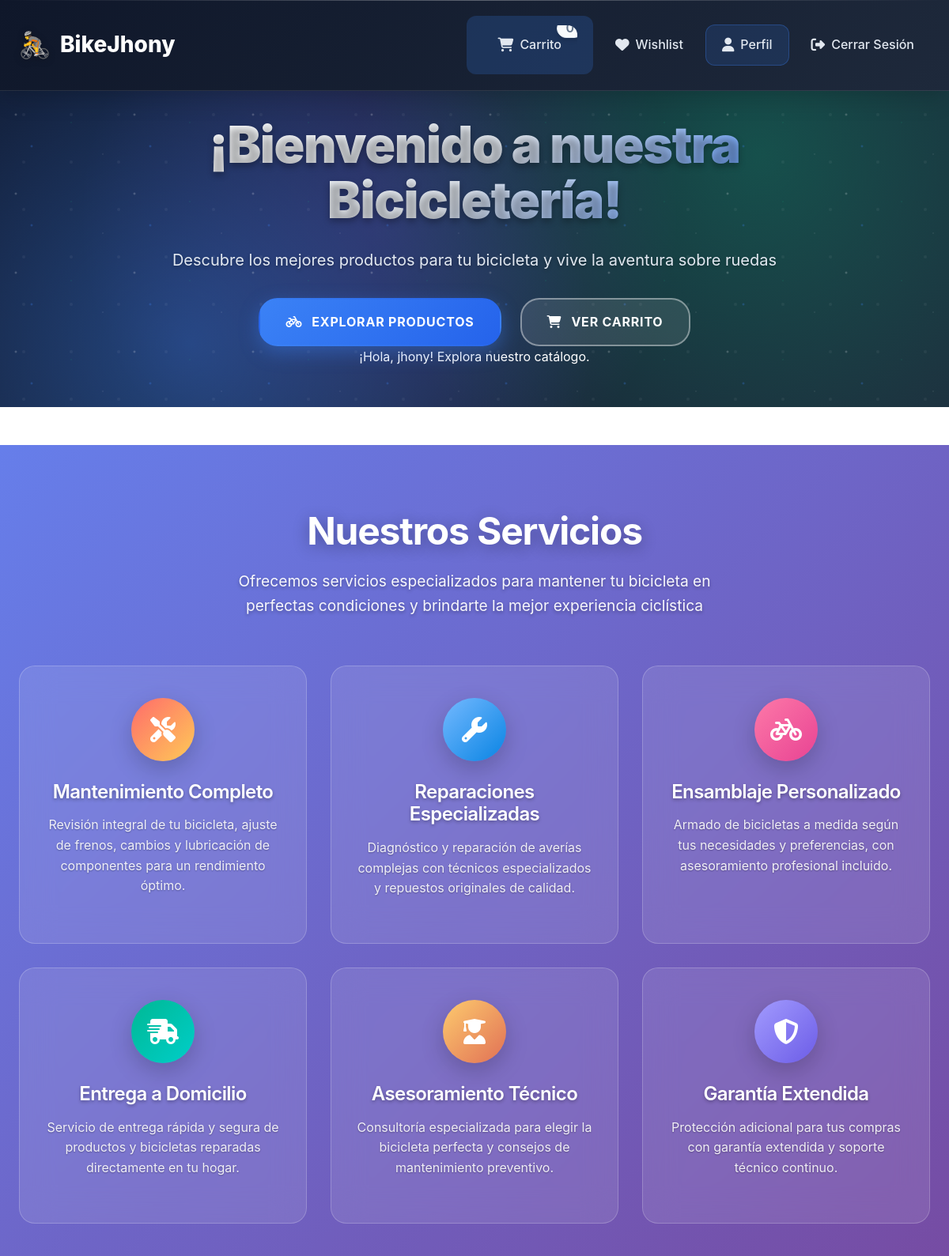
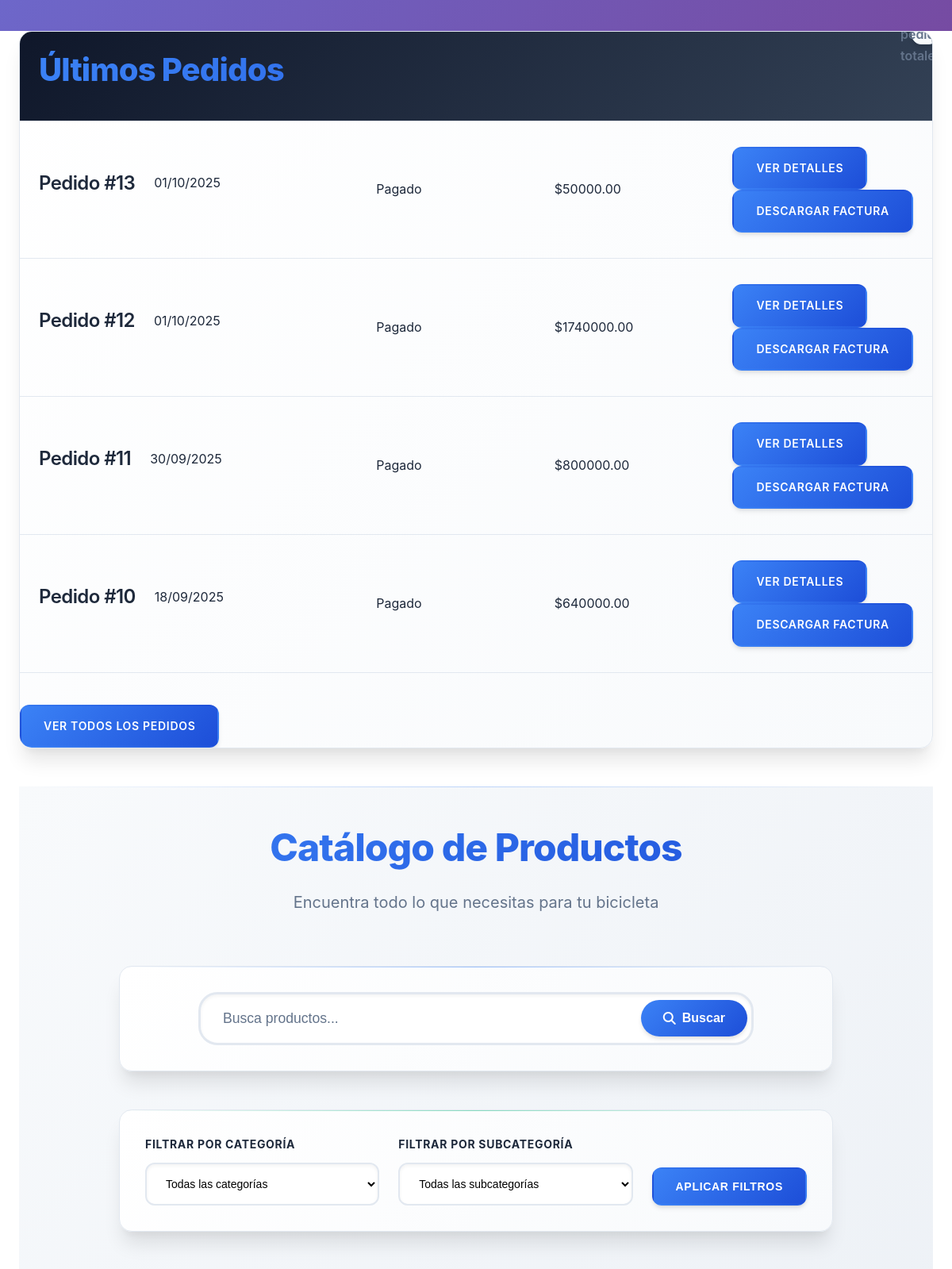
The page /dashboard/client_dashboard (signed in, upper part) on the database its author committed (2 pictures, top to bottom).
### models/user.py (models this page shows, shortened)
class User(db.Model, UserMixin):
    __tablename__ = 'usuarios'
    id = db.Column(db.Integer, primary_key=True)
    nombre_usuario = db.Column(db.String(50), unique=True, nullable=False)
    contrasena = db.Column(db.String(128), nullable=False)
    correo = db.Column(db.String(120), unique=True, nullable=False)
    telefono = db.Column(db.String(20))
    apellido = db.Column(db.String(50))
    rol = db.Column(db.String(20), nullable=False, default='cliente')

### models/pedido.py (models this page shows)
class Pedido(db.Model):
    __tablename__ = 'pedidos'
    id = db.Column(db.Integer, primary_key=True)
    usuario_id = db.Column(db.Integer, db.ForeignKey('usuarios.id'))
    direccion_id = db.Column(db.Integer, db.ForeignKey('direcciones.id'))
    monto_total = db.Column(db.Numeric(10, 2), nullable=False)
    metodo_pago = db.Column(db.String(20), nullable=False)
    estado = db.Column(db.String(20), default='pendiente')
    fecha_creacion = db.Column(db.DateTime, default=db.func.current_timestamp())
    usuario = db.relationship('User', backref='pedidos')
    detalles = db.relationship('DetallePedido', back_populates='pedido', lazy=True)
    direccion = db.relationship('Direccion', backref='pedidos')

### routes/dashboard.py (the view)
@dashboard_bp.route('/client_dashboard', methods=['GET', 'POST'])
@login_required
def client_dashboard():
    if current_user.rol not in ['cliente', 'vendedor']:
        flash('Acceso denegado', 'danger')
        return redirect(url_for('auth.login'))
    pedidos = Pedido.query.filter_by(usuario_id=current_user.id).order_by(Pedido.fecha_creacion.desc()).all()
    categories = Categoria.query.all()
    subcategories = Subcategoria.query.all()
    search_query = request.form.get('search', '').strip() if request.method == 'POST' else request.args.get('search', '').strip()
    selected_category_id = request.form.get('category_id') if request.method == 'POST' else request.args.get('category_id', '')
    selected_subcategory_id = request.form.get('subcategory_id') if request.method == 'POST' else request.args.get('subcategory_id', '')
    products = []
    favorites = set()  # Set de IDs de productos en wishlist
    if current_user.rol == 'cliente':
        query = Product.query
        if search_query:
            query = query.filter(or_(
                Product.nombre.ilike(f'%{search_query}%'),
                Product.descripcion.ilike(f'%{search_query}%')
            ))
        if selected_subcategory_id and selected_subcategory_id != "":
            query = query.filter_by(subcategoria_id=selected_subcategory_id)
        elif selected_category_id and selected_category_id != "":
            query = query.join(Product.subcategoria).join(Subcategoria.categoria).filter(Categoria.id == selected_category_id)
        products = query.all()
        wishlist_items = Wishlist.query.filter_by(user_id=current_user.id).all()
        favorites = {item.product_id for item in wishlist_items}
    return render_template('usuarios_dashboard.html', pedidos=pedidos, products=products, rol=current_user.rol,
                           categories=categories, subcategories=subcategories,
                           selected_category_id=selected_category_id, selected_subcategory_id=selected_subcategory_id,
                           favorites=favorites)

### app.py (called while the page is built)
@login_manager.user_loader
def load_user(user_id):
    return db.session.get(User, int(user_id))

### templates/usuarios_dashboard.html (shortened to what this page needs)
{% extends 'base.html' %}
{% block content %}
{% if rol == 'cliente' %}
    <div class="hero">
        <div class="hero-background"></div>
        <div class="hero-content">
            <h1 class="hero-title">¡Bienvenido a nuestra Bicicletería!</h1>
            <p class="hero-subtitle">Descubre los mejores productos para tu bicicleta y vive la aventura sobre ruedas</p>
            <div class="hero-buttons">
                <a href="#products" class="hero-btn hero-btn-primary"><i class="fas fa-bicycle"></i> Explorar Productos</a>
                <a href="{{ url_for('cart.cart') }}" class="hero-btn hero-btn-outline"><i class="fas fa-shopping-cart"></i> Ver Carrito</a>
            </div>
            <p>¡Hola, {{ current_user.nombre_usuario }}! Explora nuestro catálogo.</p>
        </div>
    </div>
    <section class="services-section">
        <div class="container services-container">
            <div class="services-header">
                <h2 class="services-title">Nuestros Servicios</h2>
                <p class="services-subtitle">Ofrecemos servicios especializados para mantener tu bicicleta en perfectas condiciones y brindarte la mejor experiencia ciclística</p>
            </div>
            <div class="services-grid">
                <div class="service-card">
                    <div class="service-icon">
                        <i class="fas fa-tools"></i>
                    </div>
                    <h3 class="service-title">Mantenimiento Completo</h3>
                    <p class="service-description">Revisión integral de tu bicicleta, ajuste de frenos, cambios y lubricación de componentes para un rendimiento óptimo.</p>
                </div>
                <div class="service-card">
                    <div class="service-icon">
                        <i class="fas fa-wrench"></i>
                    </div>
                    <h3 class="service-title">Reparaciones Especializadas</h3>
                    <p class="service-description">Diagnóstico y reparación de averías complejas con técnicos especializados y repuestos originales de calidad.</p>
                </div>
                <div class="service-card">
                    <div class="service-icon">
                        <i class="fas fa-bicycle"></i>
                    </div>
                    <h3 class="service-title">Ensamblaje Personalizado</h3>
                    <p class="service-description">Armado de bicicletas a medida según tus necesidades y preferencias, con asesoramiento profesional incluido.</p>
                </div>
                <div class="service-card">
                    <div class="service-icon">
                        <i class="fas fa-shipping-fast"></i>
                    </div>
                    <h3 class="service-title">Entrega a Domicilio</h3>
                    <p class="service-description">Servicio de entrega rápida y segura de productos y bicicletas reparadas directamente en tu hogar.</p>
                </div>
                <div class="service-card">
                    <div class="service-icon">
                        <i class="fas fa-user-graduate"></i>
                    </div>
                    <h3 class="service-title">Asesoramiento Técnico</h3>
                    <p class="service-description">Consultoría especializada para elegir la bicicleta perfecta y consejos de mantenimiento preventivo.</p>
                </div>
                <div class="service-card">
                    <div class="service-icon">
                        <i class="fas fa-shield-alt"></i>
                    </div>
                    <h3 class="service-title">Garantía Extendida</h3>
                    <p class="service-description">Protección adicional para tus compras con garantía extendida y soporte técnico continuo.</p>
                </div>
            </div>
        </div>
    </section>
    <div class="container">
        <div class="cart-table">
            <div class="cart-table-header">
                <h2 class="cart-title">Últimos Pedidos</h2>
                {% if pedidos %}
                    <p class="cart-count">{{ pedidos|length }} pedidos totales</p>
                {% endif %}
            </div>
            {% if pedidos %}
                {% for pedido in pedidos[:4] %}
                    <div class="cart-item">
                        <div class="cart-item-row">
                            <div class="cart-item-product">
                                <h4>Pedido #{{ pedido.id }}</h4>
                                <p>{{ pedido.fecha_creacion.strftime('%d/%m/%Y') if pedido.fecha_creacion else 'Fecha no disponible' }}</p>
                            </div>
                            <div>{{ pedido.estado|title }}</div>
                            <div>${{ "%.2f"|format(pedido.monto_total) }}</div>
                            <div>
                                <a href="{{ url_for('dashboard.pedido_detalle', pedido_id=pedido.id) }}" class="btn btn-primary">Ver detalles</a>
                                {% if pedido.estado == 'pagado' %}
                                    <a href="{{ url_for('cart.descargar_factura', pedido_id=pedido.id) }}" class="btn btn-primary">Descargar Factura</a>
                                {% endif %}
                            </div>
                        </div>
                    </div>
                {% endfor %}
                {% if pedidos|length > 4 %}
                    <div class="cart-actions">
                        <a href="{{ url_for('dashboard.mis_pedidos') }}" class="btn btn-primary">Ver todos los pedidos</a>
                    </div>
                {% endif %}
            {% endif %}
        </div>
        <div class="products-section" id="products">
            <div class="section-header">
                <h2 class="section-title">Catálogo de Productos</h2>
                <p class="section-subtitle">Encuentra todo lo que necesitas para tu bicicleta</p>
            </div>
            <div class="search-container">
                <form class="search-form" method="GET" action="{{ url_for('dashboard.client_dashboard') }}">
                    <div class="search-input-group">
                        <input type="text" name="search" class="search-input" placeholder="Busca productos..." value="{{ request.args.get('search', '') }}">
                        <button type="submit" class="search-btn"><i class="fas fa-search"></i> Buscar</button>
                    </div>
                </form>
            </div>
            <div class="filters-container">
                <form method="POST" action="{{ url_for('dashboard.client_dashboard') }}">
                    <div class="filters-row">
                        <div class="filter-group">
                            <label class="filter-label">Filtrar por Categoría</label>
                            <select name="category_id" class="filter-select" onchange="updateSubcategories(this)">
                                <option value="">Todas las categorías</option>
                            </select>
                        </div>
                        <div class="filter-group">
                            <label class="filter-label">Filtrar por Subcategoría</label>
                            <select name="subcategory_id" class="filter-select">
                                <option value="">Todas las subcategorías</option>
                            </select>
                        </div>
                        <button type="submit" class="btn btn-primary">Aplicar Filtros</button>
                    </div>
                </form>
            </div>
        </div>
    </div>
{% endif %}
{% endblock %}

### static/css/main.css (style rules this page uses)
:root { --primary-color: #3b82f6; --primary-hover: #2563eb; --primary-light: #dbeafe; --secondary-color: #64748b; --secondary-hover: #475569; --success-color: #10b981; --success-light: #d1fae5; --danger-color: #ef4444; --danger-light: #fee2e2; --warning-color: #f59e0b; --warning-light: #fef3c7; --dark-color: #0f172a; --light-color: #f8fafc; --background-color: #ffffff; --surface-color: #f1f5f9; --border-color: #e2e8f0; --border-hover: #cbd5e1; --text-color: #1e293b; --text-muted: #64748b; --text-light: #94a3b8; --shadow-sm: 0 1px 2px 0 rgba(0, 0, 0, 0.05); --shadow: 0 4px 6px -1px rgba(0, 0, 0, 0.1), 0 2px 4px -1px rgba(0, 0, 0, 0.06); --shadow-md: 0 10px 15px -3px rgba(0, 0, 0, 0.1), 0 4px 6px -2px rgba(0, 0, 0, 0.05); --shadow-lg: 0 20px 25px -5px rgba(0, 0, 0, 0.1), 0 10px 10px -5px rgba(0, 0, 0, 0.04); --shadow-xl: 0 25px 50px -12px rgba(0, 0, 0, 0.25); --border-radius: 12px; --border-radius-sm: 8px; --border-radius-lg: 16px; --border-radius-xl: 24px; --transition: all 0.3s cubic-bezier(0.4, 0, 0.2, 1); --transition-fast: all 0.15s cubic-bezier(0.4, 0, 0.2, 1); --gradient-primary: linear-gradient(135deg, #3b82f6 0%, #1d4ed8 100%); --gradient-secondary: linear-gradient(135deg, #64748b 0%, #475569 100%); --gradient-surface: linear-gradient(135deg, #ffffff 0%, #f8fafc 100%); --gradient-dark: linear-gradient(135deg, #0f172a 0%, #1e293b 100%); }
* { margin: 0; padding: 0; box-sizing: border-box; }
*::before, *::after { box-sizing: border-box; }
body { font-family: "Inter", -apple-system, BlinkMacSystemFont, "Segoe UI", Roboto, "Helvetica Neue", Arial, sans-serif; line-height: 1.6; color: var(--text-color); background: var(--background-color); font-feature-settings: "kern" 1, "liga" 1; -webkit-font-smoothing: antialiased; -moz-osx-font-smoothing: grayscale; scroll-behavior: smooth; }
.container { max-width: 1200px; margin: 0 auto; padding: 0 24px; }
h1, h2, h3, h4, h5, h6 { font-weight: 700; line-height: 1.2; margin-bottom: 1rem; color: var(--text-color); letter-spacing: -0.025em; }
h1 { font-size: 3rem; font-weight: 800; background: var(--gradient-primary); -webkit-background-clip: text; -webkit-text-fill-color: transparent; background-clip: text; }
h2 { font-size: 2.25rem; font-weight: 700; }
h3 { font-size: 1.875rem; font-weight: 600; }
h4 { font-size: 1.5rem; font-weight: 600; }
p { margin-bottom: 1rem; line-height: 1.7; }
a { color: var(--primary-color); text-decoration: none; transition: var(--transition); position: relative; }
.btn { display: inline-flex; align-items: center; justify-content: center; padding: 0.875rem 1.75rem; font-size: 0.875rem; font-weight: 600; border-radius: var(--border-radius); border: none; cursor: pointer; transition: var(--transition); text-decoration: none; gap: 0.5rem; position: relative; overflow: hidden; white-space: nowrap; user-select: none; transform: translateY(0); }
.btn::before { content: ""; position: absolute; top: 0; left: -100%; width: 100%; height: 100%; background: linear-gradient(90deg, transparent, rgba(255, 255, 255, 0.2), transparent); transition: left 0.5s; }
.btn-primary { background: var(--gradient-primary); color: white; box-shadow: var(--shadow); }

### static/css/header.css (style rules this page uses)
.cart-count { position: absolute; top: -8px; right: -8px; background: linear-gradient(135deg, var(--danger-color) 0%, #dc2626 100%); color: white; border-radius: 50%; width: 24px; height: 24px; display: flex; align-items: center; justify-content: center; font-size: 0.75rem; font-weight: 700; box-shadow: var(--shadow); animation: pulse 2s infinite; border: 2px solid white; }

### static/css/styles.css (style rules this page uses)
.btn-primary { background: var(--gradient-primary); border: 2px solid transparent; color: white; font-weight: 600; text-transform: uppercase; letter-spacing: 0.05em; box-shadow: var(--shadow); position: relative; overflow: hidden; }
.btn-primary::before { content: ""; position: absolute; top: 0; left: -100%; width: 100%; height: 100%; background: linear-gradient(90deg, transparent, rgba(255, 255, 255, 0.3), transparent); transition: left 0.5s; }

### rows shown on the page
User: nombre_usuario "jhony"
Pedido: id "13", fecha_creacion "01/10/2025", estado "Pagado", monto_total "50000.00"
Pedido: id "12", fecha_creacion "01/10/2025", estado "Pagado", monto_total "1740000.00"
Pedido: id "11", fecha_creacion "30/09/2025", estado "Pagado", monto_total "800000.00"
Pedido: id "10", fecha_creacion "18/09/2025", estado "Pagado", monto_total "640000.00"
